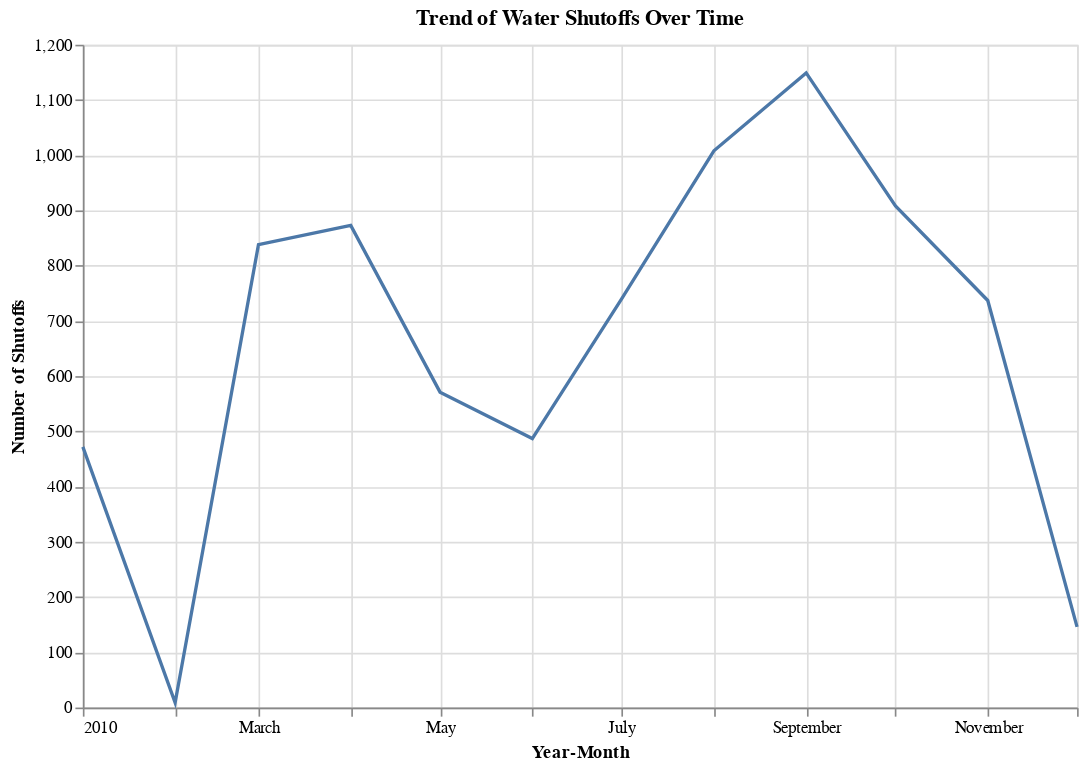

Notebook source saved alongside this figure:
### Markdown cell above
### Trend of water shutoffs over time

### Code cell
interruptions_2010['WO_CREATEDATE'] = pd.to_datetime(interruptions_2010['WO_CREATEDATE'])
interruptions_2010['YearMonth'] = interruptions_2010['WO_CREATEDATE'].dt.to_period('M').dt.to_timestamp()

shutoffs_over_time = interruptions_2010.groupby('YearMonth').size().reset_index(name='Shutoff_Count')

# Create the line chart
alt.Chart(shutoffs_over_time).mark_line().encode(
    x=alt.X('YearMonth:T', title='Year-Month'),
    y=alt.Y('Shutoff_Count:Q', title='Number of Shutoffs'),
    tooltip=['YearMonth:T', 'Shutoff_Count:Q']
).properties(
    title='Trend of Water Shutoffs Over Time',
    width=600,
    height=400
)

### Figure 1 — Vega-Lite specification as saved in the notebook (floating-point values rounded to 4 significant figures)
{"config": {"view": {"continuousWidth": 300, "continuousHeight": 300}}, "data": {"name": "data-0236d7bd98ff0d0d92c67cb8788c6267"}, "mark": {"type": "line"}, "encoding": {"tooltip": [{"field": "YearMonth", "type": "temporal"}, {"field": "Shutoff_Count", "type": "quantitative"}], "x": {"field": "YearMonth", "title": "Year-Month", "type": "temporal"}, "y": {"field": "Shutoff_Count", "title": "Number of Shutoffs", "type": "quantitative"}}, "height": 400, "title": "Trend of Water Shutoffs Over Time", "width": 600, "$schema": "https://vega.github.io/schema/vega-lite/v5.8.0.json", "datasets": {"data-0236d7bd98ff0d0d92c67cb8788c6267": [{"YearMonth": "2010-01-01T00:00:00", "Shutoff_Count": 472}, {"YearMonth": "2010-02-01T00:00:00", "Shutoff_Count": 9}, {"YearMonth": "2010-03-01T00:00:00", "Shutoff_Count": 838}, {"YearMonth": "2010-04-01T00:00:00", "Shutoff_Count": 873}, {"YearMonth": "2010-05-01T00:00:00", "Shutoff_Count": 571}, {"YearMonth": "2010-06-01T00:00:00", "Shutoff_Count": 487}, {"YearMonth": "2010-07-01T00:00:00", "Shutoff_Count": 740}, {"YearMonth": "2010-08-01T00:00:00", "Shutoff_Count": 1008}, {"YearMonth": "2010-09-01T00:00:00", "Shutoff_Count": 1149}, {"YearMonth": "2010-10-01T00:00:00", "Shutoff_Count": 908}, {"YearMonth": "2010-11-01T00:00:00", "Shutoff_Count": 737}, {"YearMonth": "2010-12-01T00:00:00", "Shutoff_Count": 146}]}}
